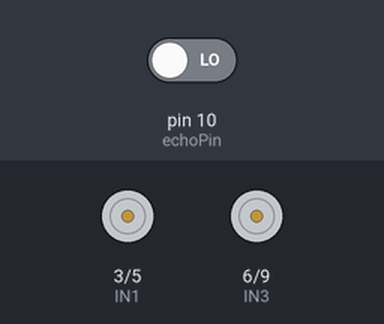
This sketch was run on a simulated Arduino Uno, built with avr-gcc and run on an emulated ATmega328P. On the bench: motor-driver pin pairs drawn as motors (green arrow = first pin HIGH = forward, orange = second pin HIGH = backward, longer = more drive). The test bench sets the inputs (shaded band); at power-on: pin 10 (echoPin) LOW.

Above: at 2.6 s.
At 4.5 s:
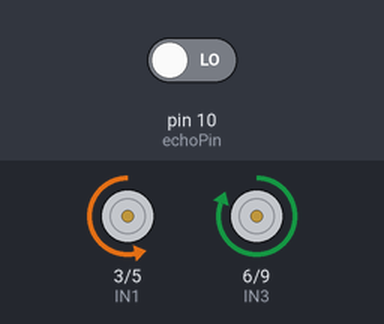
At 6.7 s:
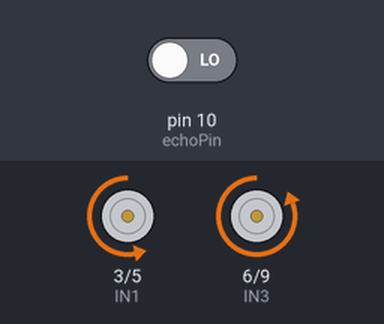
Timing chart, 0 to 7.7 s (numbered marks = the images above):
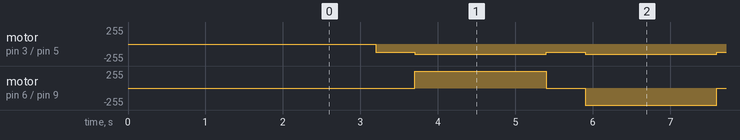

Measured:
- by itself, motor on pin 3 (IN1) / pin 5 (IN2): alternates backward 150/255 for 1.7 s and backward 120/255 for 0.50 s
- by itself, motor on pin 6 (IN3) / pin 9 (IN4): repeats every 4.4 s: stopped 0.50 s, backward 255/255 1.7 s, stopped 0.50 s, forward 255/255 1.7 s

The sketch:

carro_antichoque.ino
```cpp
#define echoPin 10
#define trigPin 11

int IN1 = 3;  //IRA CONECTADO EL MOTOR A
int IN2 = 5;  //IRA CONECTADO EL MOTOR A
int IN3 = 6;  //IRA CONECTADO EL MOTOR B
int IN4 = 9;   //IRA CONECTADO EL MOTOR B

int pwma;
int cont;
void setup() {

  pinMode(trigPin, OUTPUT);
  pinMode(echoPin, INPUT);

  pinMode(IN1, OUTPUT);
  pinMode(IN2, OUTPUT);
  pinMode(IN3, OUTPUT);
  pinMode(IN4, OUTPUT);
  cont =0;
 pwma = 120; //Valor de voltaje inyectado para control de velocidad
  delay(2000);
}

void loop() {
  int distancia, duracion;

  digitalWrite(trigPin, HIGH);
  delay(200);
  digitalWrite(trigPin, LOW);

  duracion = pulseIn(echoPin, HIGH);
  distancia = (duracion / 2) / 29.1;

  if (distancia < 15) {
    if(cont==0){
    //Avanzamos hacia atras y despues giramos
    analogWrite(IN1, 0); analogWrite(IN2, pwma);
    analogWrite(IN3, 0); analogWrite(IN4, 0);
    delay(500);
    analogWrite(IN1, 0); analogWrite(IN2, pwma+30);
    analogWrite(IN3, 255); analogWrite(IN4, 0);
    delay(500);
    //Se encontro obstaculo
    cont=1;
    }
    else{
       analogWrite(IN1, 0); analogWrite(IN2, pwma);
    analogWrite(IN3, 0); analogWrite(IN4, 0);
    delay(500);
    analogWrite(IN1, 0); analogWrite(IN2, pwma+30);
    analogWrite(IN3, 0); analogWrite(IN4, 255);
    delay(500);
    //Se encontro obstaculo
    cont=0;
      }
  } else {
    //Avanzamos
    analogWrite(IN1, pwma); analogWrite(IN2, 0);
    analogWrite(IN3, 0); analogWrite(IN4, 0);


  }
}
```
